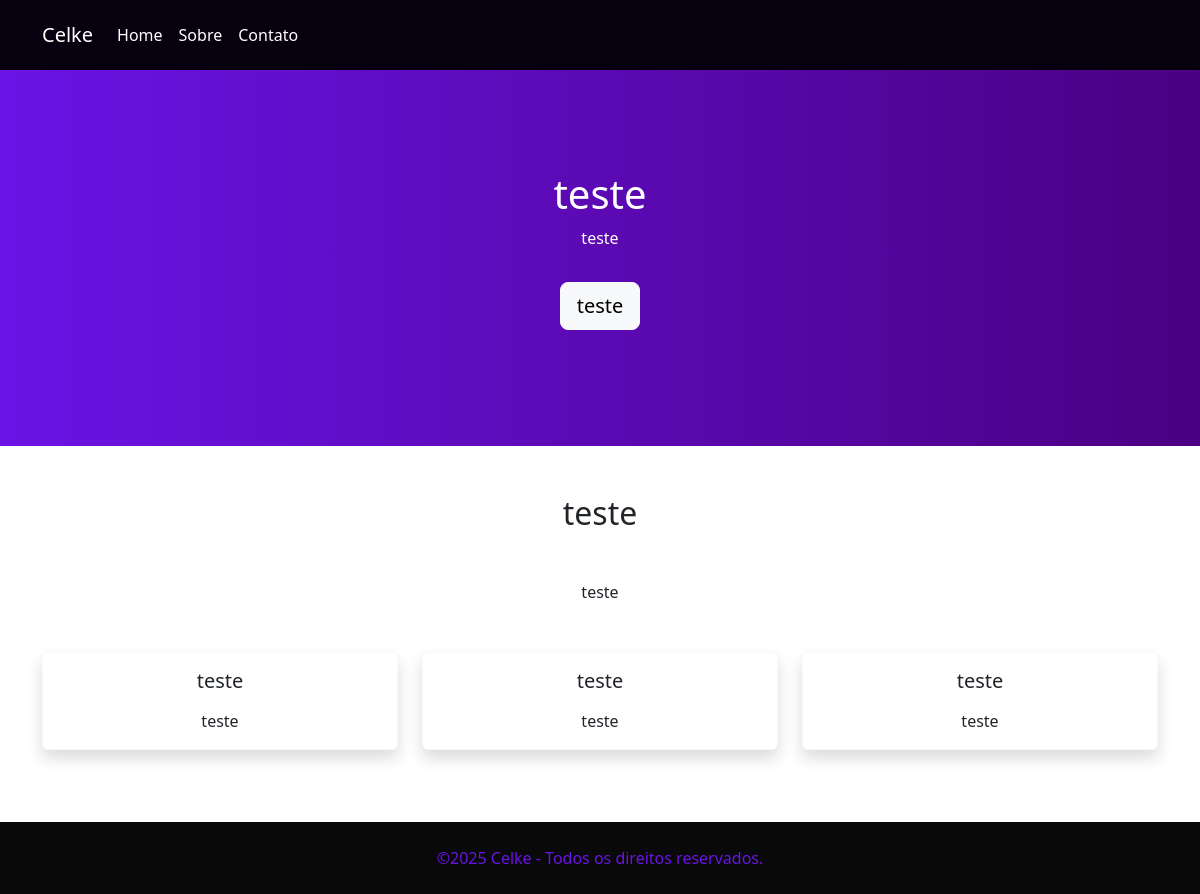
The app's page /, older data.
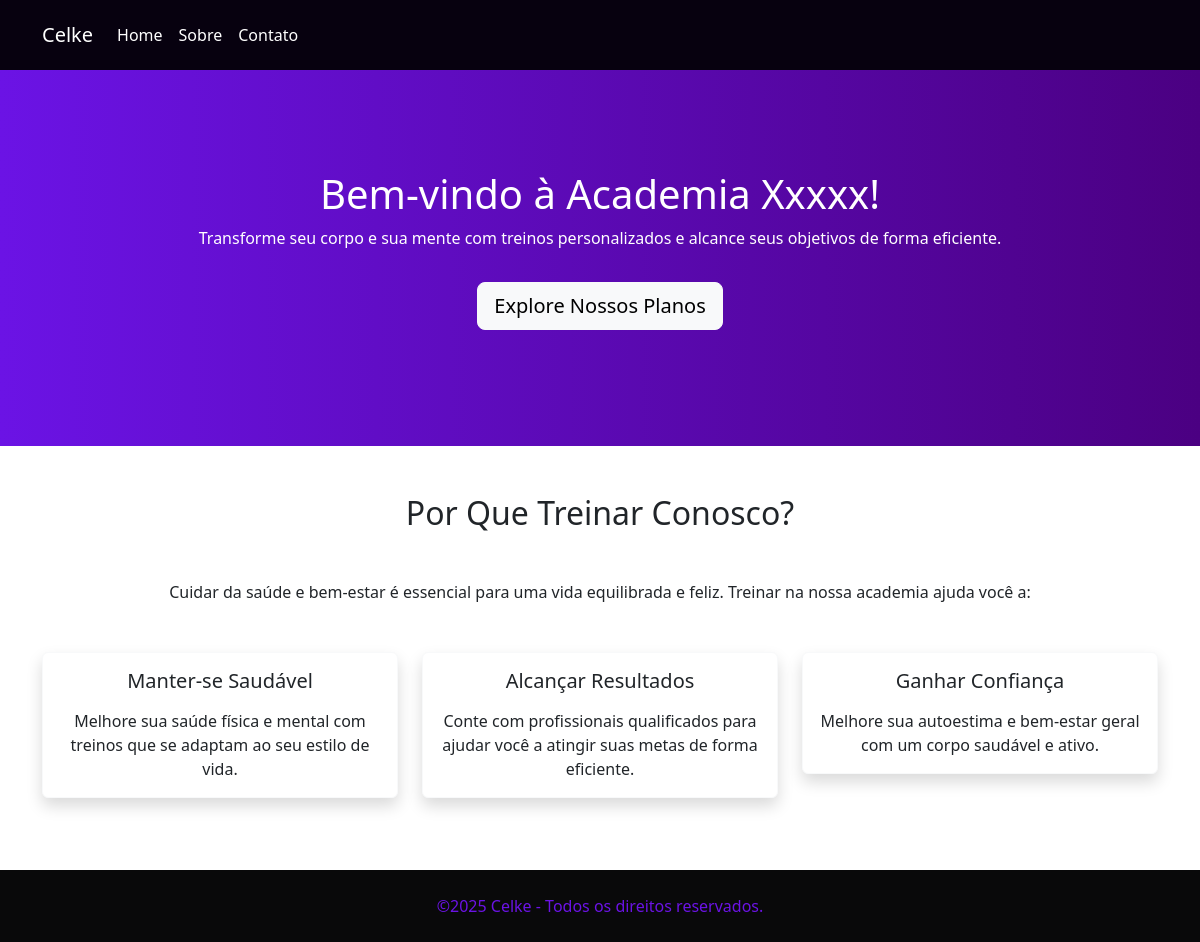
The same page, newer data.
### courses/models.py (models this page shows, shortened)
class Home(models.Model):
    title = models.CharField(max_length=255, verbose_name="Titulo")
    subtitle = models.CharField(max_length=255, verbose_name="Subtitulo")
    text_btn = models.CharField(max_length=50, verbose_name="Texto do Botão")
    link_btn = models.URLField(max_length=500, verbose_name="Link do Botão")
    title_topics = models.CharField(max_length=255, verbose_name="Titulo dos Tópicos")
    subtitle_topics = models.CharField(max_length=255, verbose_name="Subtitulo dos Tópicos")
    title_topic_one = models.CharField(max_length=255, verbose_name="Titulo do Topico 1")
    description_topic_one = models.TextField(verbose_name="Descrição do Topico 1")
    title_topic_two = models.CharField(max_length=255, verbose_name="Titulo do Topico 2")
    description_topic_two = models.TextField(verbose_name="Descrição do Topico 2")
    title_topic_three = models.CharField(max_length=255, verbose_name="Titulo do topico 3")
    description_topic_three = models.TextField(verbose_name="Descricao do Topico 3")
    class Meta:
        verbose_name= "Pagina Inicial"
        verbose_name_plural= "Paginas Iniciais"

### courses/views.py (the view)
# urls.py: 2. Add a URL to urlpatterns:  path('', views.home, name='home')
def home(request):
    home = Home.objects.filter().first()
    return render(request, 'courses/home.html', {'home': home})

### courses/templates/courses/home.html
{% extends "courses/base.html" %}
{% block content%}
<header class="hero">
    <h1> {{home.title}}</h1>
    <p> {{home.subtitle}}<p/>
    <a href="{{home.link_btn}}" class="btn btn-light btn-lg mt-3">{{home.text_btn}}</a>
    </header>
    <main class="container my-5">
        <section class="text-center">
          <h2 class="mb-5">{{home.title_topics}}</h2>
          <p class="mb-5">{{home.subtitle_topics}}</p>
          <div class="row mb-4">
            <div class="col-md-4">
              <div class="card shadow border-light">
                <div class="card-body">
                  <h5 class="card-title mb-3">{{home.title_topic_one}}</h5>
                  <p class="card-text">{{home.description_topic_one}}</p>
                </div>
              </div>
            </div>
            <div class="col-md-4">
              <div class="card shadow border-light">
                <div class="card-body">
                  <h5 class="card-title mb-3">{{home.title_topic_two}}</h5>
                  <p class="card-text">{{home.description_topic_two}}</p>
                </div>
              </div>
            </div>
            <div class="col-md-4">
              <div class="card shadow border-light">
                <div class="card-body">
                  <h5 class="card-title mb-3">{{home.title_topic_three}}</h5>
                  <p class="card-text">{{home.description_topic_three}}</p>
                </div>
              </div>
            </div>
          </div>
        </section>
      </main>
{% endblock %}

### courses/templates/courses/base.html (shortened to what this page needs)
<!DOCTYPE html>
<html lang="pt-br" class="h-100">
  <head>
    <link href="https://cdn.jsdelivr.net/npm/bootstrap@5.3.3/dist/css/bootstrap.min.css" rel="stylesheet" />
  </head>
  <body class="d-flex flex-column h-100">
    <nav class="navbar navbar-expand-lg">
      <div class="container">
        <a class="navbar-brand text-white" href="home.html">Celke</a>
        <div class="collapse navbar-collapse" id="navbarSupportedContent">
          <ul class="navbar-nav me-auto mb-2 mb-lg-0">
            <li class="nav-item">
              <a class="nav-link active" aria-current="page" href="">Home</a>
            </li>
            <li class="nav-item">
              <a class="nav-link" href="">Sobre</a>
            </li>
            <li class="nav-item">
              <a class="nav-link" href="contact.html">Contato</a>
            </li>
          </ul>
        </div>
      </div>
    </nav>
    {% block content %}
    {% endblock %}
    <footer class="text-center py-4 mt-auto">
      <div class="container">
        <p class="mb-0">
          ©{% now 'Y' %} Celke - Todos os direitos reservados.
        </p>
      </div>
    </footer>
  </body>
</html>

### courses/templates/courses/base.html (style rules this page uses)
.navbar { background-color: #07010f; }
.navbar a.nav-link { color: white !important; padding: 15px; }
.hero { background: linear-gradient(90deg, #6b13e5, #4b0082); color: white; padding: 100px 20px; text-align: center; }
.hero h1, .hero p { color: white; }
footer { background-color: #09090a; color: #6b13e5; }

Row changes from the older to the newer data that the page shows:
removed Home: title "teste", subtitle "teste", text_btn "teste", title_topics "teste", subtitle_topics "teste", title_topic_one "teste", description_topic_one "teste", title_topic_two "teste", description_topic_two "teste", title_topic_three "teste", description_topic_three "teste"
now on this page (row unchanged): Home: title "Bem-vindo à Academia Xxxxx!", subtitle "Transforme seu corpo e sua mente com treinos personalizados e alcance seus objetivos de forma eficiente.", text_btn "Explore Nossos Planos", title_topics "Por Que Treinar Conosco?", subtitle_topics "Cuidar da saúde e bem-estar é essencial para uma vida equilibrada e feliz. Treinar na nossa academia ajuda você a:", title_topic_one "Manter-se Saudável", description_topic_one "Melhore sua saúde física e mental com treinos que se adaptam ao seu estilo de vida.", title_topic_two "Alcançar Resultados", description_topic_two "Conte com profissionais qualificados para ajudar você a atingir suas metas de forma eficiente.", title_topic_three "Ganhar Confiança", description_topic_three "Melhore sua autoestima e bem-estar geral com um corpo saudável e ativo."
